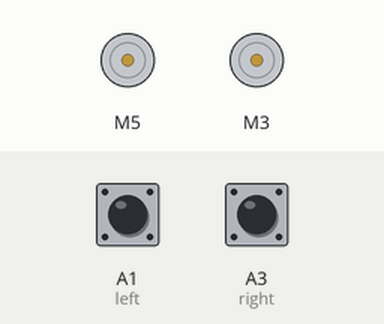
This sketch was run on a simulated Arduino Uno, built with avr-gcc and run on an emulated ATmega328P. Parts: 2 × DC motor (green arrow = forward, orange = backward, longer = faster). The test bench sets the inputs (shaded band); at power-on: A1 (left) LOW, A3 (right) LOW.

Above: at 1.2 s.
1.3 s: A1 (left) pulled HIGH for 0.15 s
At 1.37 s:
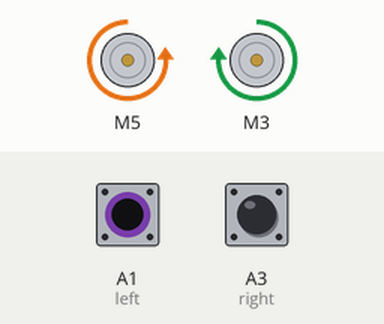
2.9 s: A3 (right) pulled HIGH for 0.15 s
At 2.97 s:
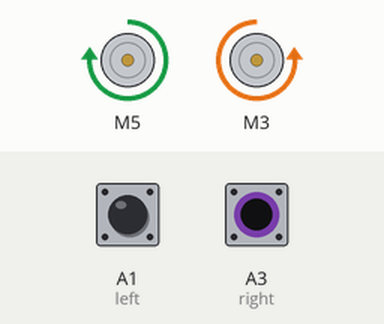
4.5 s: A1 (left) driven HIGH and A3 (right) driven HIGH
At 5.4 s:
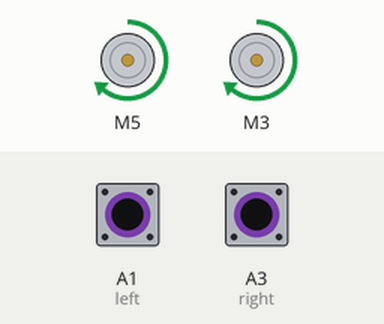
7.5 s: A1 (left) driven LOW
10.5 s: A1 (left) driven HIGH
13.5 s: A3 (right) driven LOW
Timing chart, 0 to 64.0 s (numbered marks = the images above; inputs shaded):
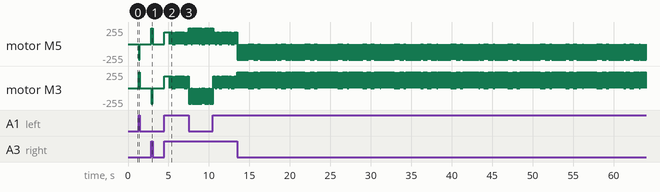

The sketch:

sketch_dec30a.ino
```cpp
/*
L298 Lib Source  : https://github.com/AndreaLombardo/L298N/
*/

#include <L298NX2.h>

// Pin definition
const unsigned int EN_A = 6;
const unsigned int IN1_A = 5;
const unsigned int IN2_A = 4;

const unsigned int IN1_B = 3;
const unsigned int IN2_B = 2;
const unsigned int EN_B = 9;

const unsigned int mspeed = 180;//motor speed forward
const unsigned int mspeed_rot = 235; //motot speed when adjust the robot position
const unsigned int mdelay = 1; //waiting time for a new loop to start.
//defining pins and variables
#define left A1
#define center A2
#define right A3


// Initialize both motors
L298NX2 motors(EN_A, IN1_A, IN2_A, EN_B, IN1_B, IN2_B);

void setup()
{
  //declaring pin types
  pinMode(left,INPUT);
  pinMode(right,INPUT);

  // Used to display information
  Serial.begin(9600);
  // Set initial speed for both motors
  motors.setSpeed(200);
}

void loop(){
  //line not detected by both
  if(digitalRead(left)==1 && digitalRead(right)==1){
    motors.setSpeed(mspeed);
    motors.forward();

  }
  //line detected by left sensor
  else if(digitalRead(left)==0 && digitalRead(right)==1){
    motors.setSpeed(mspeed_rot);
    motors.forwardA();
    motors.backwardB();
  }
  //line detected by right sensor
  else if(digitalRead(left)==1 && digitalRead(right)==0){
    motors.setSpeed(mspeed_rot);
    motors.forwardB();
    motors.backwardA();
  }
  //line detected by both
  else if(digitalRead(left)==0 && digitalRead(right)==0){
    motors.stop();
  }
  delay(mdelay);
  motors.stop();
}
```

Measured:
- after the input at 1.3 s, motor M5: stopped → backward 235/255 at once, → stopped 0.15 s later; motor M3: stopped → forward 235/255 at once, → stopped 0.15 s later
- after the input at 2.9 s, motor M5: stopped → forward 235/255 at once, → stopped 0.15 s later; motor M3: stopped → backward 235/255 at once, → stopped 0.15 s later
- after the input at 4.5 s, motor M5, motor M3: stopped → forward 180/255 at once, then repeats every 0.61 s: 3 × (stopped 0.02 s, forward 180/255 0.01 s), 4 × (stopped 0.01 s, forward 180/255 0.05 s), stopped 0.02 s, forward 180/255 0.01 s, 4 × (stopped 0.01 s, forward 180/255 0.05 s)
